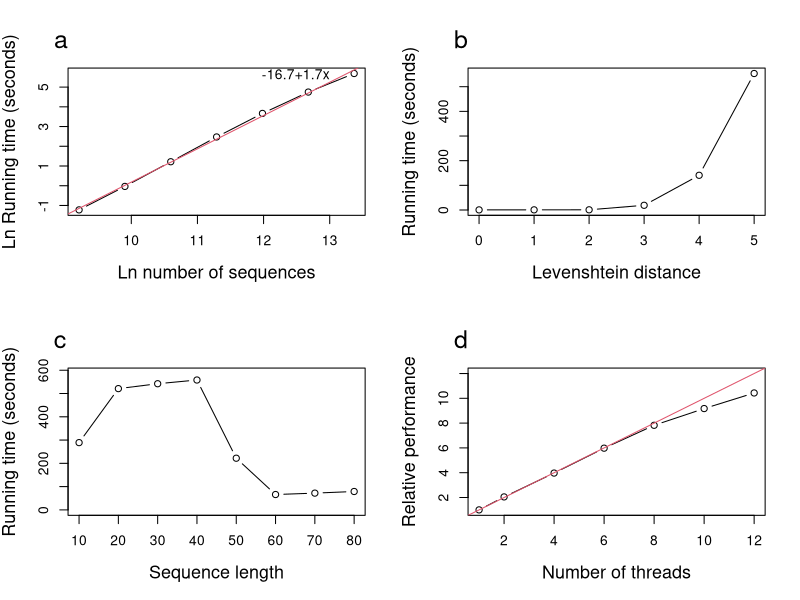

R code for this plot:
# Data
X1 = c(0,1,2,3,4,5)
Y1 = c(0.465, 0.631, 0.776, 19.072, 2*60+20.767, 9*60+13.506)
X2 = 10000*c(1,2,4,8,16,32,64)
Y2 =c(0.294, 0.966, 3.374, 11.849, 39.074, 60+55.348, 4*60+55.366)
X3 = c(1,2,4,6,8,10,12)
Y3 = c(8*60+52, 4*60+20, 2*60+14, 1*60+29, 1*60+8, 58, 51)
X4 = 10*c(1,2,3,4,5,6,7,8)
Y4 = c(4*60+49, 8*60+41, 9*60+2, 9*60+18, 3*60+42, 60+6, 60+12, 60+19)
# Plot
pdf("scalability.pdf")
par(mfrow=c(2,2))
plot(log(X2),log(Y2), type='b', xlab="Ln number of sequences", ylab="Ln Running time (seconds)", cex.lab=1.3)
abline(lm(log(Y2)~log(X2)), col=2)
text(x=13, y=5.65, "-16.7+1.7x", adj=1)
mtext("a", adj=-.05, cex=1.5, line=1)
plot(X1,Y1, type='b', xlab="Levenshtein distance", ylab="Running time (seconds)", cex.lab=1.3)
mtext("b", adj=-.05, cex=1.5, line=1)
plot(X4,Y4, ylim=1.05*c(0,max(Y4)), type='b', xlab="Sequence length", ylab="Running time (seconds)", cex.lab=1.3)
mtext("c", adj=-.05, cex=1.5, line=1)
plot(X3,Y3[1]/Y3, type='b', ylim=c(1,12), xlim=c(1,12), xlab="Number of threads", ylab="Relative performance", cex.lab=1.3)
abline(0,1, col=2)
mtext("d", adj=-.05, cex=1.5, line=1)
dev.off()

